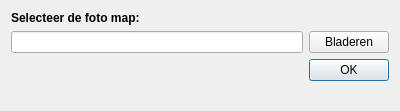
<?xml version="1.0" encoding="UTF-8"?>
<ui version="4.0">
 <class>VeldwerkfotosDialogBase</class>
 <widget class="QDialog" name="VeldwerkfotosDialogBase">
  <property name="geometry">
   <rect>
    <x>0</x>
    <y>0</y>
    <width>400</width>
    <height>111</height>
   </rect>
  </property>
  <property name="windowTitle">
   <string>Veldwerkfotos</string>
  </property>
  <layout class="QGridLayout" name="gridLayout">
   <item row="1" column="0">
    <widget class="QLineEdit" name="lineEdit_foto_map"/>
   </item>
   <item row="1" column="1">
    <widget class="QPushButton" name="btn_selecteer_map">
     <property name="sizePolicy">
      <sizepolicy hsizetype="Minimum" vsizetype="Fixed">
       <horstretch>0</horstretch>
       <verstretch>0</verstretch>
      </sizepolicy>
     </property>
     <property name="text">
      <string>Bladeren</string>
     </property>
    </widget>
   </item>
   <item row="0" column="0">
    <widget class="QLabel" name="label">
     <property name="font">
      <font>
       <weight>75</weight>
       <bold>true</bold>
      </font>
     </property>
     <property name="text">
      <string>Selecteer de foto map:</string>
     </property>
    </widget>
   </item>
   <item row="3" column="0" colspan="2">
    <widget class="QDialogButtonBox" name="btn_genereer_word">
     <property name="sizePolicy">
      <sizepolicy hsizetype="Expanding" vsizetype="Fixed">
       <horstretch>0</horstretch>
       <verstretch>10</verstretch>
      </sizepolicy>
     </property>
     <property name="orientation">
      <enum>Qt::Horizontal</enum>
     </property>
     <property name="standardButtons">
      <set>QDialogButtonBox::Ok</set>
     </property>
     <property name="centerButtons">
      <bool>false</bool>
     </property>
    </widget>
   </item>
   <item row="4" column="1">
    <spacer name="verticalSpacer_3">
     <property name="orientation">
      <enum>Qt::Vertical</enum>
     </property>
     <property name="sizeHint" stdset="0">
      <size>
       <width>20</width>
       <height>5</height>
      </size>
     </property>
    </spacer>
   </item>
  </layout>
 </widget>
 <resources/>
 <connections>
  <connection>
   <sender>btn_genereer_word</sender>
   <signal>accepted()</signal>
   <receiver>VeldwerkfotosDialogBase</receiver>
   <slot>accept()</slot>
   <hints>
    <hint type="sourcelabel">
     <x>20</x>
     <y>20</y>
    </hint>
    <hint type="destinationlabel">
     <x>20</x>
     <y>20</y>
    </hint>
   </hints>
  </connection>
  <connection>
   <sender>btn_genereer_word</sender>
   <signal>rejected()</signal>
   <receiver>VeldwerkfotosDialogBase</receiver>
   <slot>reject()</slot>
   <hints>
    <hint type="sourcelabel">
     <x>20</x>
     <y>20</y>
    </hint>
    <hint type="destinationlabel">
     <x>20</x>
     <y>20</y>
    </hint>
   </hints>
  </connection>
 </connections>
</ui>
